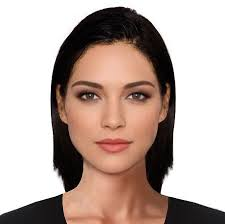
#> input picture openCv - Camera/Media/Face-eye.png, 225 x 224 px
$ python Eye-Detection.py
#> lines starting #> are read from the running program, lines starting #| are printed output that depends on the picture; after the words box and inside, x2 and y2 are one past the last pixel; in counts of white or black regions, pixels touching at a corner belong together
import cv2

# Load mô hình Haar Cascade cho khuôn mặt và mắt
face_cascade = cv2.CascadeClassifier(cv2.data.haarcascades + 'haarcascade_frontalface_default.xml')
eye_cascade = cv2.CascadeClassifier(cv2.data.haarcascades + 'haarcascade_eye.xml')

# Đọc ảnh
img = cv2.imread('Media/Face-eye.png')
#> img is the input picture: shape (224, 225, 3); mean B, G, R 161, 168.8, 187.1
gray = cv2.cvtColor(img, cv2.COLOR_BGR2GRAY)
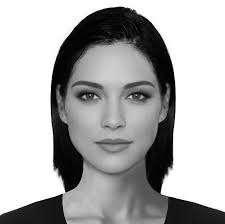
#> gray: shape (224, 225); min 0, max 255, mean 173.4

# Phát hiện khuôn mặt
faces = face_cascade.detectMultiScale(gray, 1.1, 4)
#> faces = [[56, 52, 114, 114]]

for (x, y, w, h) in faces:
    # Vẽ hình vuông quanh khuôn mặt
    cv2.rectangle(img, (x, y), (x+w, y+h), (255, 0, 0), 2)
    roi_gray = gray[y:y+h, x:x+w]  # vùng khuôn mặt xám
    roi_color = img[y:y+h, x:x+w]  # vùng khuôn mặt màu

    # Phát hiện mắt trong vùng khuôn mặt
    eyes = eye_cascade.detectMultiScale(roi_gray)
    for (ex, ey, ew, eh) in eyes:
        center = (ex + ew//2, ey + eh//2)  # Tính tâm elip
        axes = (ew//2, eh//2)              # Bán kính ngang và dọc
        cv2.ellipse(roi_color, center, axes, 0, 0, 360, (0, 255, 0), 2)
#> this loop made 1 pass
#> (x, y, w, h, eyes) on pass 1: (56, 52, 114, 114, [[17, 29, 29, 29], [67, 30, 27, 27]])
#> pass 1, `roi_gray = gray[y:y+h, x:x+w]`:
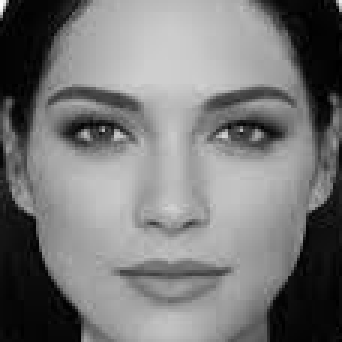
#> roi_gray: shape (114, 114) (shown 3 times larger); min 0, max 253, mean 119.8
#> pass 1, `roi_color = img[y:y+h, x:x+w]`:
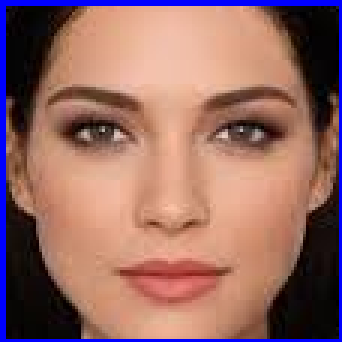
#> roi_color: shape (114, 114, 3) (shown 3 times larger); mean B, G, R 100.5, 105.9, 148.8
#> after the loop:
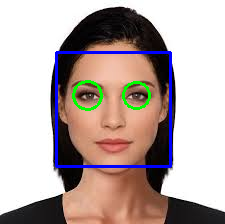
#> img: shape (224, 225, 3); 3.68% of pixels changed, all inside (x1, y1, x2, y2) = (55, 51, 172, 168)
#> after the loop:
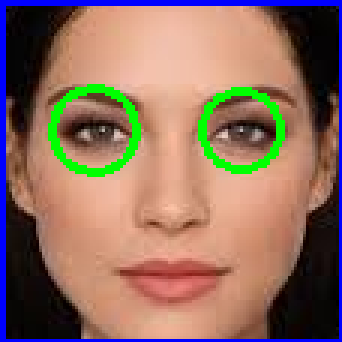
#> roi_color: shape (114, 114, 3) (shown 3 times larger); 3.77% of pixels changed, all inside (x1, y1, x2, y2) = (16, 28, 95, 59)


# Hiển thị ảnh kết quả
cv2.imshow('Detected Face and Eyes', img)
cv2.waitKey(0)
cv2.destroyAllWindows()
